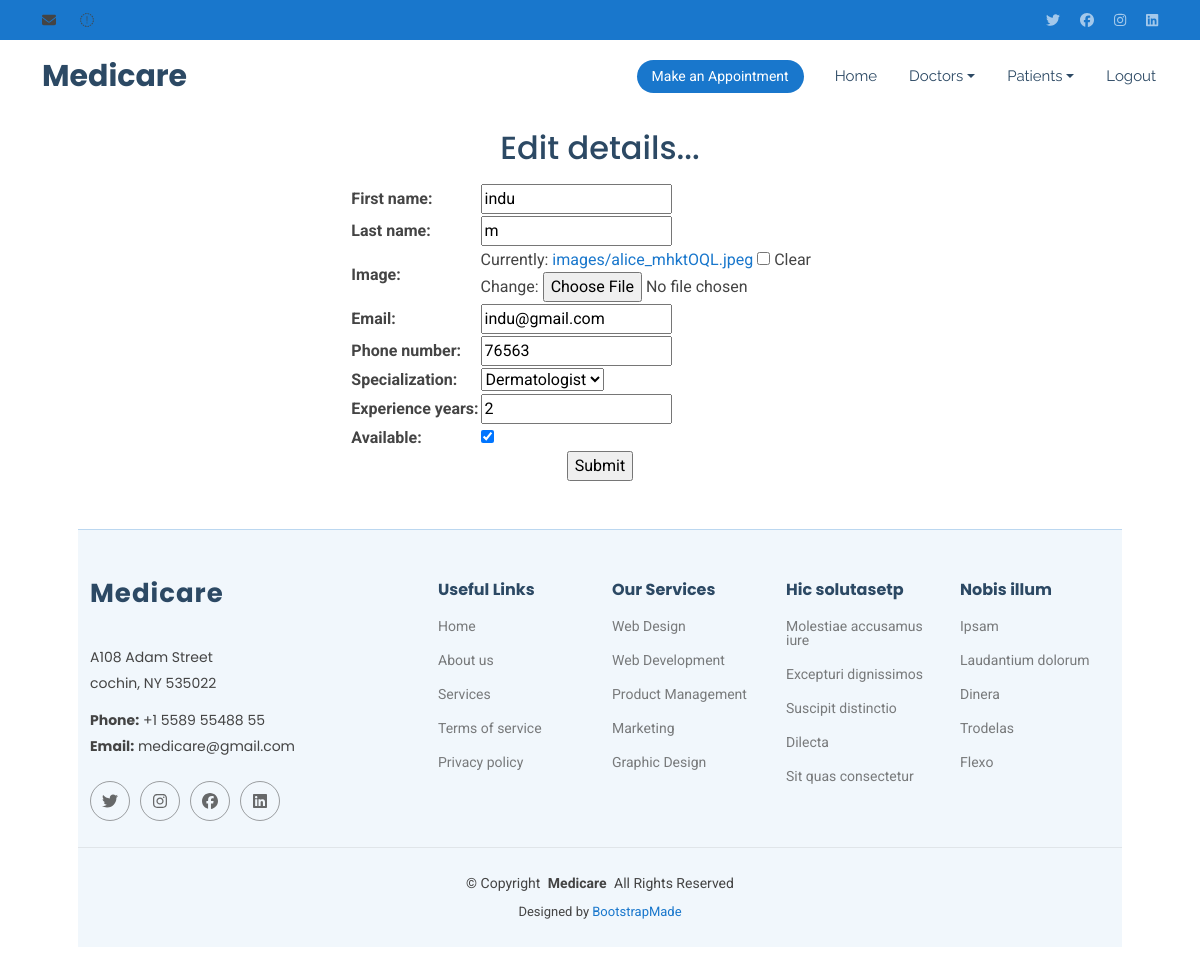
/edit/5 (signed in), run on the app's committed database.
### app1/models.py (models this page shows, shortened)
class Doctor(models.Model):
    SPECIALIZATION_CHOICES = [
        ('Cardiologist','Cardiologist'),
        ('Dermatologist', 'Dermatologist'),
        ('Neurologist', 'Neurologist'),
        ('Pediatrician','Pediatrician' ),
    ]
    first_name = models.CharField(max_length=100)
    last_name = models.CharField(max_length=100)
    image=models.ImageField(upload_to='images', blank=True,null=True)
    email = models.EmailField(unique=True)
    phone_number = models.CharField(max_length=15)
    specialization = models.CharField(max_length=50, choices=SPECIALIZATION_CHOICES)
    experience_years = models.PositiveIntegerField()
    available = models.BooleanField(default=True)

### app1/views.py (the view)
# urls.py: path('edit/<int:i>',views.edit,name="edit"),
@login_required
def edit(request, i):
    d = Doctor.objects.get(id=i)
    if (request.method == "POST"):
        form = doctorform(request.POST, request.FILES,
                        instance=d)
        if (form.is_valid()):
            form.save()
            return vdoctor(request)
    form = doctorform(instance=d)
    return render(request, 'edit_dr.html',{'form':form})

### app1/forms.py
class doctorform(forms.ModelForm):
    class Meta:
        model = Doctor
        fields = '__all__'

### templates/edit_dr.html (shortened to what this page needs)
{% extends 'base.html' %}
{% load static %}
{% block content %}
<center>
<h2 class="mt-3 mb-3">Edit details...</h2>
    <form method="post">
        <table>
            {{form.as_table}}
        </table>
<input type="submit">
</form>
    </center>
{% endblock %}

### static/css/main.css (style rules this page uses)
:root { --default-font: "Roboto", system-ui, -apple-system, "Segoe UI", Roboto, "Helvetica Neue", Arial, "Noto Sans", "Liberation Sans", sans-serif, "Apple Color Emoji", "Segoe UI Emoji", "Segoe UI Symbol", "Noto Color Emoji"; --heading-font: "Poppins", sans-serif; --nav-font: "Raleway", sans-serif; }
:root { --background-color: #ffffff; --default-color: #444444; --heading-color: #2c4964; --accent-color: #1977cc; --surface-color: #ffffff; --contrast-color: #ffffff; }
:root { --nav-color: #2c4964; --nav-hover-color: #1977cc; --nav-mobile-background-color: #ffffff; --nav-dropdown-background-color: #ffffff; --nav-dropdown-color: #2c4964; --nav-dropdown-hover-color: #1977cc; }
:root { scroll-behavior: smooth; }
body { color: var(--default-color); background-color: var(--background-color); font-family: var(--default-font); }
a { color: var(--accent-color); text-decoration: none; transition: 0.3s; }
h1, h2, h3, h4, h5, h6 { color: var(--heading-color); font-family: var(--heading-font); }

### data on the page
Doctor: first_name "indu", last_name "m", email "indu@gmail.com", phone_number "76563", specialization "Dermatologist", experience_years "2", available "☑"
